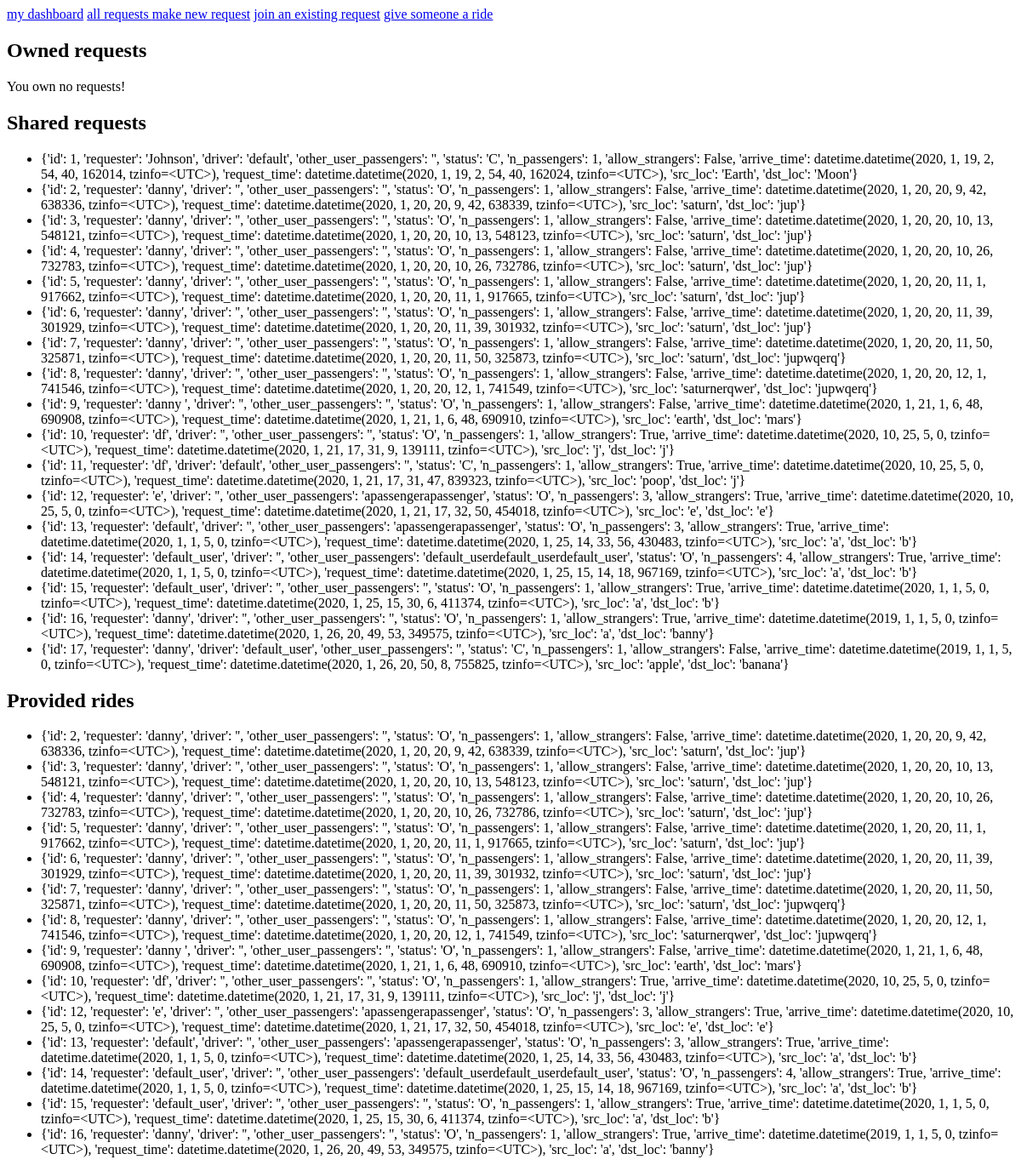
Before: /riderequests/my_dashboard/ with the older database file.
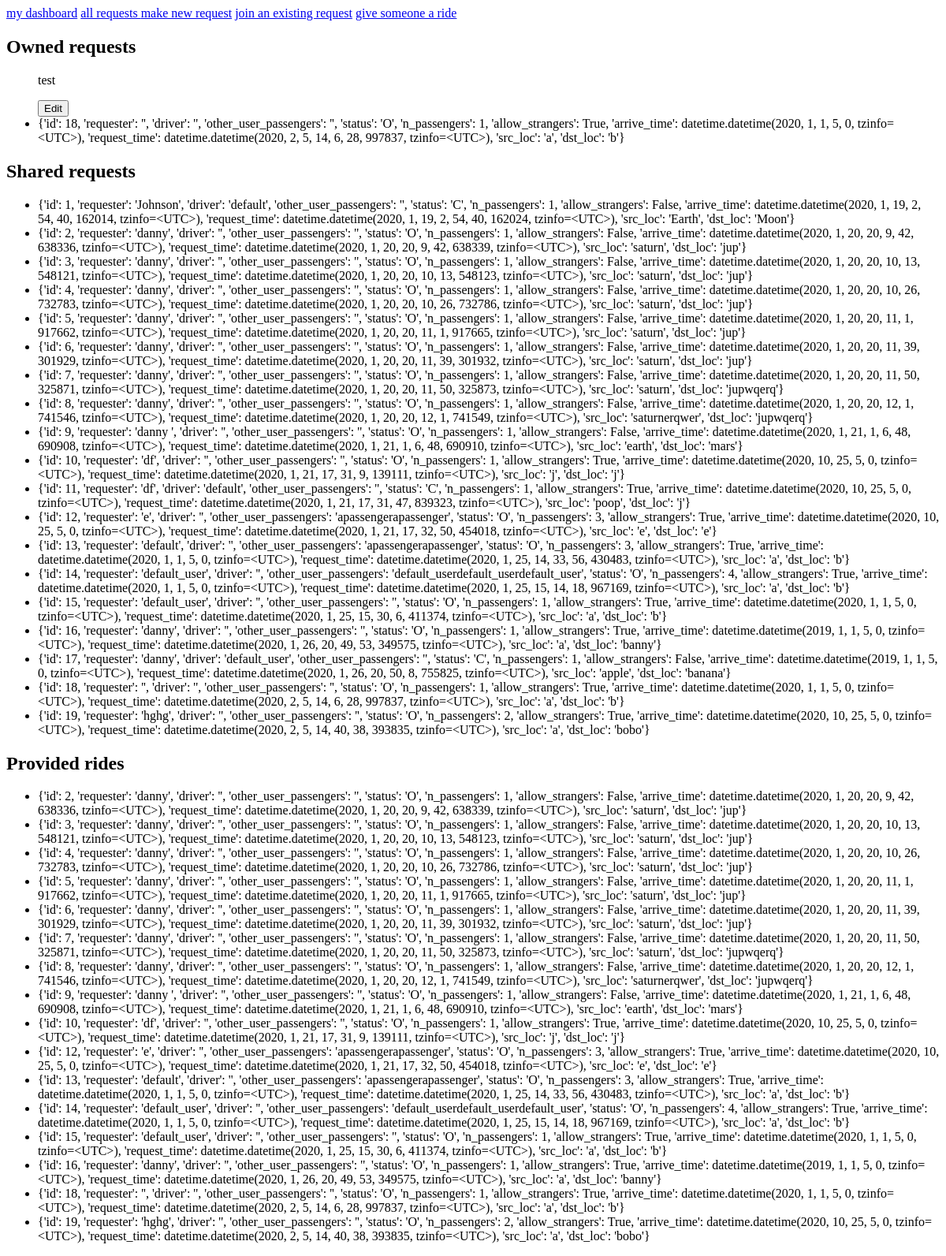
After: the same page with the newer database file.
### riderequests/models.py (models this page shows)
class Request(models.Model):
    OPEN = 'O'
    CONFIRMED = 'C'
    COMPLETED = 'F'
    STATUSES = (
            (OPEN, 'open'),
            (CONFIRMED, 'confirmed'),
            (COMPLETED, 'completed'),
    )
    requester = models.CharField(max_length=50)
    driver = models.CharField(max_length = 50, default = '')
    other_user_passengers =  models.CharField(max_length = 500, default = '')
    status = models.CharField(
            max_length=1,
            choices = STATUSES,
            default = OPEN)
    n_passengers = models.IntegerField(default = 1)
    allow_strangers = models.BooleanField(default = False)
    arrive_time = models.DateTimeField('expected arrival')
    request_time = models.DateTimeField('request sent time',default = datetime.now)
    src_loc = models.CharField(max_length = 500)
    dst_loc = models.CharField(max_length = 500)
    def __str__(self):
        tmp = copy.copy(self.__dict__)
        del tmp['_state']
        return str(tmp)

### riderequests/views.py (the view)
# urls.py: path('my_dashboard/', views.my_dashboard, name = 'my_dashboard'),
def my_dashboard(request):
    user = get_user(request)
    owned_requests = Request.objects.filter(requester__exact = user)
    provided_rides = Request.objects.filter(driver__exact = user)
    shared_requests = Request.objects.filter(other_user_passengers__contains = user)
    ctx = {'owned_requests':owned_requests, 'provided_rides': provided_rides,
            'shared_requests':shared_requests}
    template = loader.get_template('riderequests/my_dashboard.html')
    return HttpResponse(template.render(ctx,request))

### riderequests/views.py (called while the page is built)
def get_user(request):
    return request.user.username

### templates/riderequests/my_dashboard.html
{% include "./header_links.html" %}
<h2>Owned requests</h2>
{% if owned_requests %}
	<ul>
	{% for req in owned_requests %}
		{% if req.status == 'O' and req.other_user_passengers == '' %}
		<p>test</p>
		<a href="/riderequests/edit_request/?id={{req.id}}">
			<button type = "button">Edit </button>
		</a>
		{% endif %}
		<li>{{req}}</li>
	{% endfor %}
	</ul>
{% else %}
	<p> You own no requests! </p>
{% endif %}
<h2>Shared requests</h2>
{% if shared_requests %}
	<ul>
	{% for req in shared_requests %}
		<li>{{req}}</li>
	{% endfor %}
	</ul>
{% else %}
	<p> You shared no requests! </p>
{% endif %}
<h2>Provided rides</h2>
{% if provided_rides %}
	<ul>
	{% for req in provided_rides %}
		<li>{{req}}</li>
	{% endfor %}
	</ul>
{% else %}
	<p> You are not giving any rides </p>
{% endif %}

Changed rows visible on the page:
added Request: req "{'id': 18, 'requester': '', 'driver': '', 'other_user_passengers': '', 'status': 'O', 'n_passengers': 1, 'allow_strangers': True, 'arrive_time': datetime.datetime(2020, 1, 1, 5, 0, tzinfo=<UTC>), 'request_time': datetime.datetime(2020, 2, 5, 14, 6, 28, 997837, tzinfo=<UTC>), 'src_loc': 'a', 'dst_loc': 'b'}"
added Request: req "{'id': 19, 'requester': 'hghg', 'driver': '', 'other_user_passengers': '', 'status': 'O', 'n_passengers': 2, 'allow_strangers': True, 'arrive_time': datetime.datetime(2020, 10, 25, 5, 0, tzinfo=<UTC>), 'request_time': datetime.datetime(2020, 2, 5, 14, 40, 38, 393835, tzinfo=<UTC>), 'src_loc': 'a', 'dst_loc': 'bobo'}"
Other visible differences:
text no longer shown: "You own no requests!"
